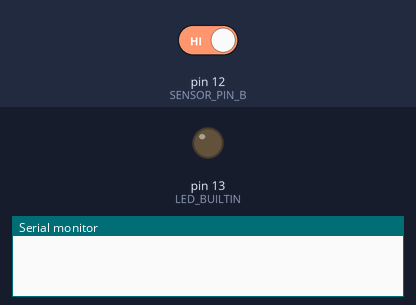
This sketch was run on a simulated Arduino Uno, built with avr-gcc and run on an emulated ATmega328P. Parts: output pins drawn as LEDs (lit = HIGH), the last lines printed to the serial monitor. Dashed ring = blinking. The test bench sets the inputs (shaded band); at power-on: pin 12 (SENSOR_PIN_B) HIGH.

Above: at 1.2 s.
1.3 s: pin 12 (SENSOR_PIN_B) driven LOW
At 1.57 s:
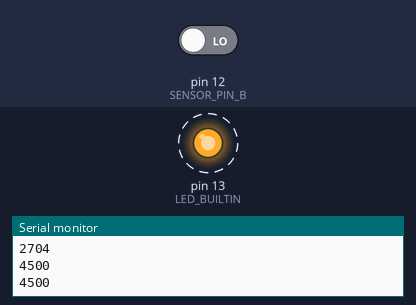
4.3 s: pin 12 (SENSOR_PIN_B) driven HIGH
At 4.7 s:
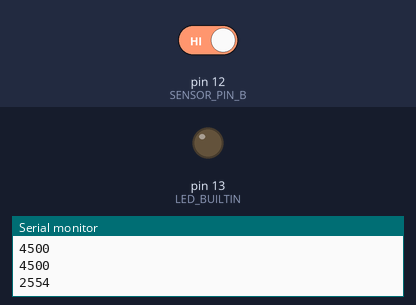
Timing chart, 0 to 7.3 s (numbered marks = the images above; inputs shaded):
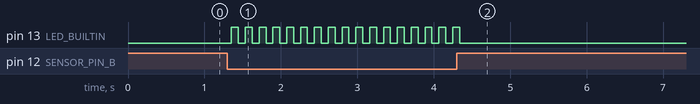

Measured:
- after the input at 1.3 s, pin 13 (LED_BUILTIN): alternates HIGH for 0.09 s and LOW for 0.09 s, starting after 0.05 s
- after the input at 4.3 s, pin 13 (LED_BUILTIN): goes on until 4.3 s, then stays LOW

The sketch:

sensorSwitch.ino
```cpp
/*

CAPACITIVE TOUCH DEMO

This sketch changes the state of an output depending on whether a touch
sensor has been activated.

Adjusting AVERAGE_COUNT, SENSOR_RESOLUTION, and SENSOR_THERSHOLD will
change the sensitivity and accuracy of your switch.

You should first adjust the calibration of the sensor and to
understand the baseline values read when the sensor is "on" and "off".

Please refer to the CapacitiveSensor library for more info on its
builtin functionlities: https://playground.arduino.cc/Main/CapacitiveSensor/

*/

#include <CapacitiveSensor.h>

//---------------------------
// PINOUT

// plain resistor side
#define SENSOR_PIN_A 8

// side that your "sensor" is connected to
#define SENSOR_PIN_B 12


//---------------------------
// SENSOR MATH VALUES

// number of samples to average for a reading
#define AVERAGE_COUNT 30

// value above which we register a change in state
// should be experimentally determied from baseline sketch
#define SENSOR_THRESHOLD 1000


//---------------------------
// SENSOR INSTANTIATION

// defines how many sampels the sensor takes internally to computer capacitance
// will effect the amount of time required for a reading, but also the scale of values
#define SENSOR_RESOLUTION 30

// this is where we define our sensor
// make sure the "sensor" side of your sensor is the second argument, ie. SENSOR_PIN_B
CapacitiveSensor mySensor = CapacitiveSensor(SENSOR_PIN_A, SENSOR_PIN_B);


//---------------------------
// SETUP

void setup() {

  // start serial communications
  Serial.begin(9600);

  // turn off autocalibration for this sensor
  mySensor.set_CS_AutocaL_Millis(0xFFFFFFFF);

  // setup the builtin LED
  pinMode(LED_BUILTIN, OUTPUT);

}


//---------------------------
// LOOP

void loop() {

  // if the function returns true, switch the state of the LED
  if(readSensor()){
    // get the state of the LED
    int ledState = digitalRead(LED_BUILTIN);
    // write the opposite
    digitalWrite(LED_BUILTIN, !ledState);
  }

}


//---------------------------
// SENSOR FUNCTIONALITY

bool readSensor(){

  // a value to store our average
  long sensorSum = 0;

  // collect sensor values and sum them up t ocalcualte an average
  for(int i = 0; i < AVERAGE_COUNT; i++){
    long sensorValue =  mySensor.capacitiveSensor(SENSOR_RESOLUTION);
    sensorSum += sensorValue;
  }

  // get the average value of the sensor over AVERAGE_COUNT samples
  long sensorAverage = sensorSum / AVERAGE_COUNT;

  // if the average is greather than the desired threshold return true
  if(sensorAverage > SENSOR_THRESHOLD){
    Serial.println(sensorAverage);
    return true;
  }

  return false;

}
```
